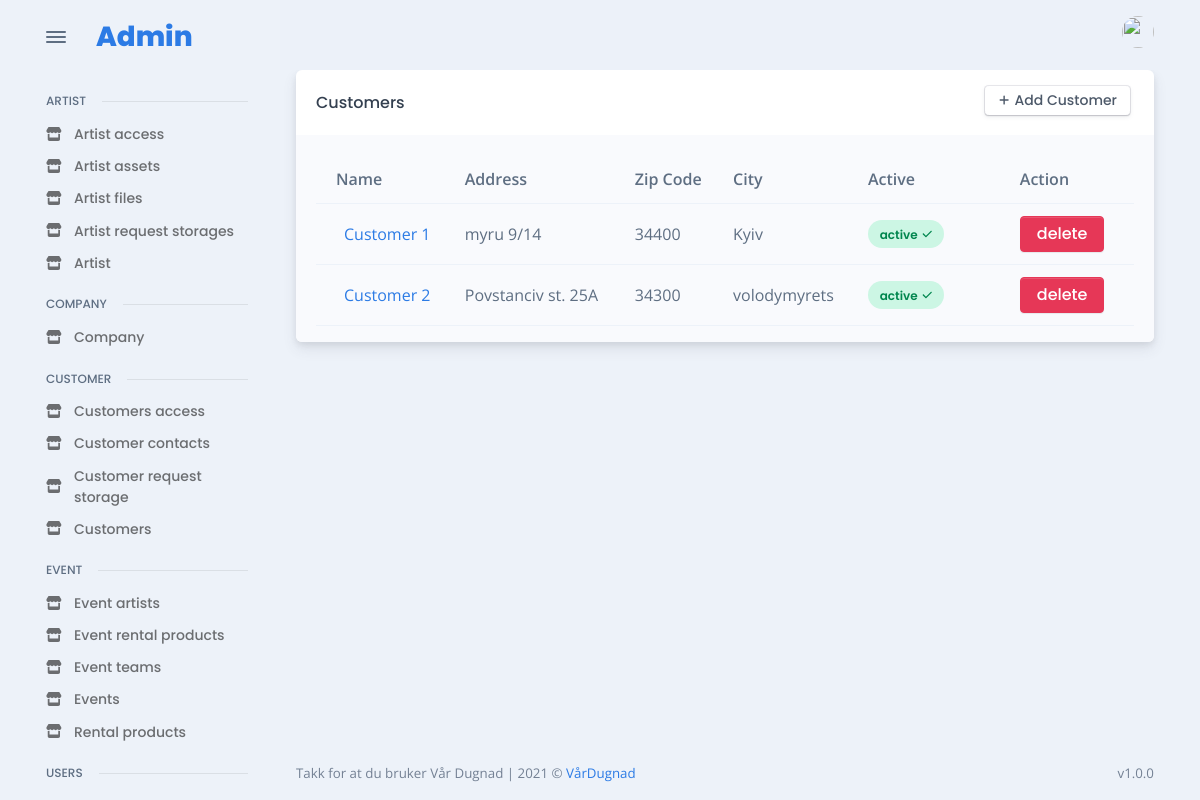
The page /en/admin_site/customer/all_customers/ (signed in) on the database its author committed.
### customer/models.py (models this page shows, shortened)
class Customer(models.Model):
    organization_number = models.CharField(
        "Organization number", max_length=255, unique=True
    )
    name = models.CharField("Name", max_length=255, unique=True)
    address = models.CharField("Address", max_length=255)
    zip_code = models.CharField("Zip Code", max_length=255)
    city = models.CharField("City", max_length=255)
    active = models.BooleanField(default=True)

### admin_app/admin_customer/views.py (the view)
# urls.py: path("all_customers/", CustomerListView.as_view(), name="admin_get_all_customers"),
class CustomerListView(LoginRequiredMixin, ListView):
    model = Customer
    template_name = "admin/pages/customer/customer/all.html"
    context_object_name = "customers"

### templates/admin/pages/customer/customer/all.html (shortened to what this page needs)
{% extends 'base/admin_base.html' %}
{% load static %}
{% load widget_tweaks %}
{% block content %}
<div class="card">
  <div class="card-header">
    <div class="row flex-between-center">
      <div class="col-4 col-sm-auto d-flex align-items-center pe-0">
        <h5 class="fs-0 mb-0 text-nowrap py-2 py-xl-0">Customers</h5>
      </div>
      <div class="col-8 col-sm-auto text-end ps-2">
        <a href="{% url 'admin_add_new_customer' %}" class="btn btn-falcon-default btn-sm me-1 mb-1">
          <span class="fas fa-plus me-1" data-fa-transform="shrink-3"></span>Add Customer
        </a>
      </div>
    </div>
  </div>
  <div class="card-body bg-light pb-0">
    <div class="table-responsive scrollbar">
      {% if customers|length %}
      <table class="table table-hover table-striped overflow-hidden">
        <thead>
          <tr>
            <th scope="col">Name</th>
            <th scope="col">Address</th>
            <th scope="col">Zip Code</th>
            <th scope="col">City</th>
            <th scope="col">Active</th>
            <th></th>
            <th></th>
            <th scope="col">Action</th>
          </tr>
        </thead>
        <tbody>
          {% for customer in customers %}
          <tr class="align-middle">
            <td class="text-nowrap">
              <div class="d-flex align-items-center">
                <div class="ms-2"><a href="{% url 'admin_change_details_customer' customer.id %}">{{customer.name}}</a></div>
              </div>
            </td>
            <td class="text-nowrap"> {{customer.address}} </td>
            <td class="text-nowrap"> {{customer.zip_code}} </td>
            <td class="text-nowrap"> {{customer.city}} </td>
            {% if customer.active %}
              <td><span class="badge badge rounded-pill d-block p-2 badge-soft-success">active<span class="ms-1 fas fa-check" data-fa-transform="shrink-2"></span></span></td>
            {% else %}
              <td><span class="badge badge rounded-pill d-block p-2 badge-soft-danger">disabled<span class="ms-1 fas fa-times" data-fa-transform="shrink-2"></span></span></td>
            {% endif %}
            <td></td>
            <th></th>
            <td><a class="btn btn-danger"  href="{% url 'admin_delete_customer' customer.id %}">delete</a></tr>
          {% endfor %}
        </tbody>
      </table>
      {% else %}
          <p>There is no artist yet, try to add some</p>
      {% endif %}
    </div>
  </div>
  </div>
{% endblock %}

### rows shown on the page
Customer: name "Customer 1", address "myru 9/14", zip_code "34400", city "Kyiv", active "active"
Customer: name "Customer 2", address "Povstanciv st. 25A", zip_code "34300", city "volodymyrets", active "active"
